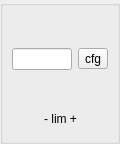
<ui version="4.0">
 <class>TaurusMotorV</class>
 <widget class="QWidget" name="TaurusMotorV">
  <property name="geometry">
   <rect>
    <x>0</x>
    <y>0</y>
    <width>120</width>
    <height>144</height>
   </rect>
  </property>
  <property name="windowTitle">
   <string>Form</string>
  </property>
  <layout class="QGridLayout">
   <property name="leftMargin">
    <number>0</number>
   </property>
   <property name="topMargin">
    <number>0</number>
   </property>
   <property name="rightMargin">
    <number>0</number>
   </property>
   <property name="bottomMargin">
    <number>0</number>
   </property>
   <property name="horizontalSpacing">
    <number>0</number>
   </property>
   <property name="verticalSpacing">
    <number>0</number>
   </property>
   <item row="0" column="0">
    <widget class="TaurusGroupBox" name="TaurusGroupBox">
     <property name="showText">
      <bool>false</bool>
     </property>
     <layout class="QGridLayout">
      <item row="0" column="0">
       <layout class="QVBoxLayout">
        <item>
         <layout class="QHBoxLayout">
          <item>
           <widget class="TaurusValueLabel" name="labelState">
            <property name="minimumSize">
             <size>
              <width>50</width>
              <height>22</height>
             </size>
            </property>
            <property name="frameShape">
             <enum>QFrame::NoFrame</enum>
            </property>
            <property name="frameShadow">
             <enum>QFrame::Plain</enum>
            </property>
            <property name="showQuality">
             <bool>false</bool>
            </property>
            <property name="useParentModel">
             <bool>true</bool>
            </property>
            <property name="model">
             <string>/State</string>
            </property>
           </widget>
          </item>
          <item>
           <widget class="TaurusStateLed" name="ledState">
            <property name="useParentModel">
             <bool>true</bool>
            </property>
            <property name="model">
             <string>/State</string>
            </property>
           </widget>
          </item>
         </layout>
        </item>
        <item>
         <layout class="QHBoxLayout">
          <item>
           <widget class="TaurusValueLineEdit" name="positionWrite">
            <property name="useParentModel">
             <bool>true</bool>
            </property>
            <property name="model">
             <string>/Position</string>
            </property>
           </widget>
          </item>
          <item>
           <widget class="QToolButton" name="config">
            <property name="text">
             <string>cfg</string>
            </property>
           </widget>
          </item>
         </layout>
        </item>
        <item>
         <layout class="QHBoxLayout">
          <item>
           <widget class="TaurusValueLabel" name="positionRead">
            <property name="useParentModel">
             <bool>true</bool>
            </property>
            <property name="model">
             <string>/Position</string>
            </property>
           </widget>
          </item>
          <item>
           <widget class="TaurusConfigLabel" name="positionUnits">
            <property name="minimumSize">
             <size>
              <width>35</width>
              <height>24</height>
             </size>
            </property>
            <property name="maximumSize">
             <size>
              <width>35</width>
              <height>24</height>
             </size>
            </property>
            <property name="useParentModel">
             <bool>true</bool>
            </property>
            <property name="prefixText">
             <string/>
            </property>
            <property name="model">
             <string>/Position?configuration=unit</string>
            </property>
           </widget>
          </item>
         </layout>
        </item>
        <item>
         <layout class="QHBoxLayout">
          <item>
           <widget class="TaurusBoolLed" name="limitN">
            <property name="useParentModel">
             <bool>true</bool>
            </property>
            <property name="model">
             <string>/Limit_switches</string>
            </property>
            <property name="boolIndex">
             <number>2</number>
            </property>
           </widget>
          </item>
          <item>
           <widget class="QLabel" name="limitLabel">
            <property name="text">
             <string>- lim +</string>
            </property>
            <property name="alignment">
             <set>Qt::AlignCenter</set>
            </property>
           </widget>
          </item>
          <item>
           <widget class="TaurusBoolLed" name="limitP">
            <property name="useParentModel">
             <bool>true</bool>
            </property>
            <property name="model">
             <string>/Limit_switches</string>
            </property>
            <property name="boolIndex">
             <number>1</number>
            </property>
           </widget>
          </item>
         </layout>
        </item>
       </layout>
      </item>
     </layout>
    </widget>
   </item>
  </layout>
 </widget>
 <customwidgets>
  <customwidget>
   <class>TaurusGroupBox</class>
   <extends>QGroupBox</extends>
   <header>taurus.qt.qtgui.container</header>
   <container>1</container>
  </customwidget>
  <customwidget>
   <class>TaurusStateLed</class>
   <extends>QLabel</extends>
   <header>taurus.qt.qtgui.display</header>
  </customwidget>
  <customwidget>
   <class>TaurusBoolLed</class>
   <extends>QLabel</extends>
   <header>taurus.qt.qtgui.display</header>
  </customwidget>
  <customwidget>
   <class>TaurusValueLineEdit</class>
   <extends>QLineEdit</extends>
   <header>taurus.qt.qtgui.input</header>
  </customwidget>
  <customwidget>
   <class>TaurusConfigLabel</class>
   <extends>QLabel</extends>
   <header>taurus.qt.qtgui.display</header>
  </customwidget>
  <customwidget>
   <class>TaurusValueLabel</class>
   <extends>QLabel</extends>
   <header>taurus.qt.qtgui.display</header>
  </customwidget>
 </customwidgets>
 <resources/>
 <connections/>
</ui>
